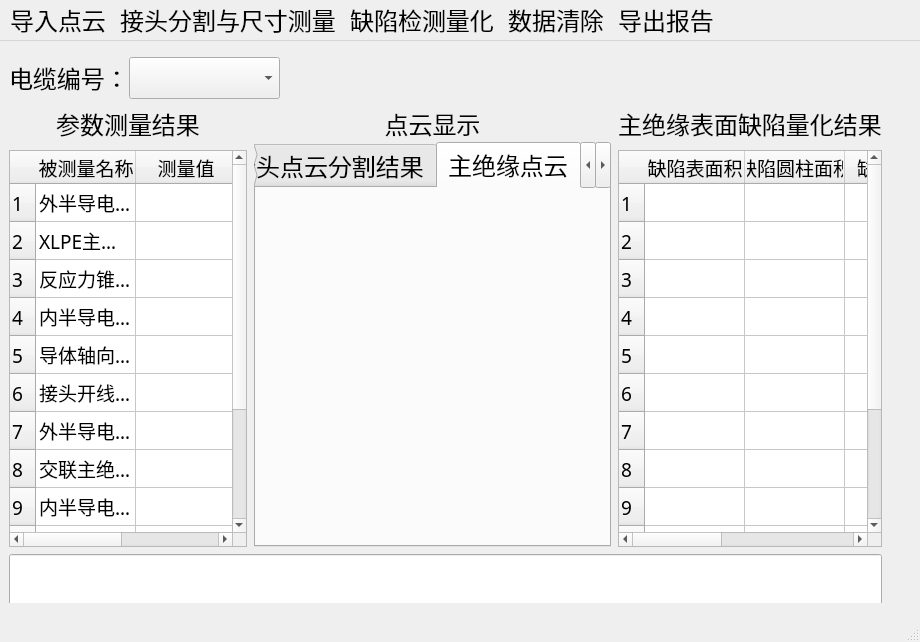
<?xml version="1.0" encoding="UTF-8"?>
<ui version="4.0">
 <class>MainWindow</class>
 <widget class="QMainWindow" name="MainWindow">
  <property name="geometry">
   <rect>
    <x>0</x>
    <y>0</y>
    <width>920</width>
    <height>642</height>
   </rect>
  </property>
  <property name="font">
   <font>
    <family>宋体</family>
    <pointsize>18</pointsize>
   </font>
  </property>
  <property name="windowTitle">
   <string>MainWindow</string>
  </property>
  <widget class="QWidget" name="centralwidget">
   <property name="font">
    <font>
     <family>宋体</family>
     <pointsize>18</pointsize>
    </font>
   </property>
   <widget class="QWidget" name="layoutWidget">
    <property name="geometry">
     <rect>
      <x>0</x>
      <y>10</y>
      <width>891</width>
      <height>571</height>
     </rect>
    </property>
    <layout class="QHBoxLayout" name="horizontalLayout_3" stretch="1,100,1">
     <property name="sizeConstraint">
      <enum>QLayout::SetDefaultConstraint</enum>
     </property>
     <item>
      <spacer name="horizontalSpacer_2">
       <property name="orientation">
        <enum>Qt::Horizontal</enum>
       </property>
       <property name="sizeHint" stdset="0">
        <size>
         <width>40</width>
         <height>20</height>
        </size>
       </property>
      </spacer>
     </item>
     <item>
      <layout class="QVBoxLayout" name="verticalLayout_7" stretch="1,100,1">
       <item>
        <spacer name="verticalSpacer">
         <property name="orientation">
          <enum>Qt::Vertical</enum>
         </property>
         <property name="sizeHint" stdset="0">
          <size>
           <width>20</width>
           <height>40</height>
          </size>
         </property>
        </spacer>
       </item>
       <item>
        <layout class="QGridLayout" name="gridLayout_2" rowstretch="1,50,7" rowminimumheight="0,0,0">
         <property name="sizeConstraint">
          <enum>QLayout::SetMinimumSize</enum>
         </property>
         <property name="verticalSpacing">
          <number>7</number>
         </property>
         <item row="0" column="0">
          <layout class="QHBoxLayout" name="horizontalLayout" stretch="0,20,80">
           <item>
            <widget class="QLabel" name="label">
             <property name="text">
              <string>电缆编号：</string>
             </property>
            </widget>
           </item>
           <item>
            <widget class="QComboBox" name="comboBox"/>
           </item>
           <item>
            <spacer name="horizontalSpacer">
             <property name="orientation">
              <enum>Qt::Horizontal</enum>
             </property>
             <property name="sizeType">
              <enum>QSizePolicy::Expanding</enum>
             </property>
             <property name="sizeHint" stdset="0">
              <size>
               <width>40</width>
               <height>20</height>
              </size>
             </property>
            </spacer>
           </item>
          </layout>
         </item>
         <item row="1" column="0">
          <layout class="QGridLayout" name="gridLayout" columnstretch="2,3,2" columnminimumwidth="0,0,0">
           <property name="horizontalSpacing">
            <number>7</number>
           </property>
           <item row="0" column="1">
            <layout class="QVBoxLayout" name="verticalLayout_5">
             <property name="sizeConstraint">
              <enum>QLayout::SetMinAndMaxSize</enum>
             </property>
             <item>
              <widget class="QLabel" name="label_8">
               <property name="text">
                <string>点云显示</string>
               </property>
               <property name="alignment">
                <set>Qt::AlignCenter</set>
               </property>
              </widget>
             </item>
             <item>
              <widget class="QTabWidget" name="tabWidget_3">
               <property name="currentIndex">
                <number>2</number>
               </property>
               <widget class="QWidget" name="tab_9">
                <attribute name="title">
                 <string>接头点云</string>
                </attribute>
                <widget class="QWidget" name="verticalLayoutWidget_3">
                 <property name="geometry">
                  <rect>
                   <x>10</x>
                   <y>10</y>
                   <width>331</width>
                   <height>411</height>
                  </rect>
                 </property>
                 <layout class="QVBoxLayout" name="verticalLayout_3" stretch="0">
                  <property name="sizeConstraint">
                   <enum>QLayout::SetDefaultConstraint</enum>
                  </property>
                  <item>
                   <widget class="QVTKWidget" name="qvtkWidget2_10" native="true"/>
                  </item>
                 </layout>
                </widget>
               </widget>
               <widget class="QWidget" name="tab_10">
                <attribute name="title">
                 <string>接头点云分割结果</string>
                </attribute>
                <widget class="QWidget" name="verticalLayoutWidget_2">
                 <property name="geometry">
                  <rect>
                   <x>0</x>
                   <y>9</y>
                   <width>351</width>
                   <height>411</height>
                  </rect>
                 </property>
                 <layout class="QVBoxLayout" name="verticalLayout">
                  <property name="sizeConstraint">
                   <enum>QLayout::SetDefaultConstraint</enum>
                  </property>
                  <item>
                   <widget class="QVTKWidget" name="qvtkWidget2_11" native="true"/>
                  </item>
                 </layout>
                </widget>
               </widget>
               <widget class="QWidget" name="tab_11">
                <attribute name="title">
                 <string>主绝缘点云</string>
                </attribute>
                <widget class="QWidget" name="horizontalLayoutWidget">
                 <property name="geometry">
                  <rect>
                   <x>0</x>
                   <y>-1</y>
                   <width>351</width>
                   <height>421</height>
                  </rect>
                 </property>
                 <layout class="QHBoxLayout" name="horizontalLayout_2">
                  <property name="sizeConstraint">
                   <enum>QLayout::SetDefaultConstraint</enum>
                  </property>
                  <item>
                   <widget class="QVTKWidget" name="qvtkWidget2_12" native="true"/>
                  </item>
                 </layout>
                </widget>
               </widget>
               <widget class="QWidget" name="tab_12">
                <attribute name="title">
                 <string>主绝缘表面缺陷检测结果</string>
                </attribute>
                <widget class="QWidget" name="verticalLayoutWidget">
                 <property name="geometry">
                  <rect>
                   <x>0</x>
                   <y>0</y>
                   <width>301</width>
                   <height>401</height>
                  </rect>
                 </property>
                 <layout class="QVBoxLayout" name="verticalLayout_8" stretch="16,1">
                  <property name="spacing">
                   <number>7</number>
                  </property>
                  <property name="sizeConstraint">
                   <enum>QLayout::SetDefaultConstraint</enum>
                  </property>
                  <item>
                   <widget class="QVTKWidget" name="qvtkWidget2_13" native="true"/>
                  </item>
                  <item>
                   <widget class="QLabel" name="label_9">
                    <property name="text">
                     <string>TextLabel</string>
                    </property>
                    <property name="alignment">
                     <set>Qt::AlignCenter</set>
                    </property>
                   </widget>
                  </item>
                 </layout>
                </widget>
               </widget>
              </widget>
             </item>
            </layout>
           </item>
           <item row="0" column="0">
            <layout class="QVBoxLayout" name="verticalLayout_2" stretch="1,1,50">
             <item>
              <widget class="QLabel" name="label_2">
               <property name="text">
                <string>参数测量结果</string>
               </property>
               <property name="alignment">
                <set>Qt::AlignCenter</set>
               </property>
              </widget>
             </item>
             <item>
              <spacer name="verticalSpacer_4">
               <property name="orientation">
                <enum>Qt::Vertical</enum>
               </property>
               <property name="sizeHint" stdset="0">
                <size>
                 <width>20</width>
                 <height>40</height>
                </size>
               </property>
              </spacer>
             </item>
             <item>
              <widget class="QTableWidget" name="tableWidget">
               <property name="font">
                <font>
                 <family>宋体</family>
                 <pointsize>14</pointsize>
                </font>
               </property>
               <attribute name="horizontalHeaderStretchLastSection">
                <bool>true</bool>
               </attribute>
               <attribute name="verticalHeaderStretchLastSection">
                <bool>true</bool>
               </attribute>
               <row>
                <property name="text">
                 <string>1</string>
                </property>
               </row>
               <row>
                <property name="text">
                 <string>2</string>
                </property>
               </row>
               <row>
                <property name="text">
                 <string>3</string>
                </property>
               </row>
               <row>
                <property name="text">
                 <string>4</string>
                </property>
               </row>
               <row>
                <property name="text">
                 <string>5</string>
                </property>
               </row>
               <row>
                <property name="text">
                 <string>6</string>
                </property>
               </row>
               <row>
                <property name="text">
                 <string>7</string>
                </property>
               </row>
               <row>
                <property name="text">
                 <string>8</string>
                </property>
               </row>
               <row>
                <property name="text">
                 <string>9</string>
                </property>
               </row>
               <row>
                <property name="text">
                 <string>10</string>
                </property>
               </row>
               <row>
                <property name="text">
                 <string>11</string>
                </property>
               </row>
               <row>
                <property name="text">
                 <string>12</string>
                </property>
               </row>
               <row>
                <property name="text">
                 <string/>
                </property>
               </row>
               <column>
                <property name="text">
                 <string>被测量名称</string>
                </property>
               </column>
               <column>
                <property name="text">
                 <string>测量值</string>
                </property>
               </column>
               <item row="0" column="0">
                <property name="text">
                 <string>外半导电过渡带轴向高度</string>
                </property>
                <property name="font">
                 <font>
                  <family>宋体</family>
                  <pointsize>14</pointsize>
                 </font>
                </property>
               </item>
               <item row="0" column="1">
                <property name="font">
                 <font>
                  <family>宋体</family>
                  <pointsize>14</pointsize>
                 </font>
                </property>
               </item>
               <item row="1" column="0">
                <property name="text">
                 <string>XLPE主绝缘轴向高度</string>
                </property>
                <property name="font">
                 <font>
                  <family>宋体</family>
                  <pointsize>14</pointsize>
                 </font>
                </property>
               </item>
               <item row="1" column="1">
                <property name="font">
                 <font>
                  <family>宋体</family>
                  <pointsize>14</pointsize>
                 </font>
                </property>
               </item>
               <item row="2" column="0">
                <property name="text">
                 <string>反应力锥轴向高度</string>
                </property>
                <property name="font">
                 <font>
                  <family>宋体</family>
                  <pointsize>14</pointsize>
                 </font>
                </property>
               </item>
               <item row="2" column="1">
                <property name="font">
                 <font>
                  <family>宋体</family>
                  <pointsize>14</pointsize>
                 </font>
                </property>
               </item>
               <item row="3" column="0">
                <property name="text">
                 <string>内半导电层轴向高度</string>
                </property>
                <property name="font">
                 <font>
                  <family>宋体</family>
                  <pointsize>14</pointsize>
                 </font>
                </property>
               </item>
               <item row="3" column="1">
                <property name="font">
                 <font>
                  <family>宋体</family>
                  <pointsize>14</pointsize>
                 </font>
                </property>
               </item>
               <item row="4" column="0">
                <property name="text">
                 <string>导体轴向高度</string>
                </property>
                <property name="font">
                 <font>
                  <family>宋体</family>
                  <pointsize>14</pointsize>
                 </font>
                </property>
               </item>
               <item row="4" column="1">
                <property name="font">
                 <font>
                  <family>宋体</family>
                  <pointsize>14</pointsize>
                 </font>
                </property>
               </item>
               <item row="5" column="0">
                <property name="text">
                 <string>接头开线轴向高度</string>
                </property>
                <property name="font">
                 <font>
                  <family>宋体</family>
                  <pointsize>14</pointsize>
                 </font>
                </property>
               </item>
               <item row="5" column="1">
                <property name="font">
                 <font>
                  <family>宋体</family>
                  <pointsize>14</pointsize>
                 </font>
                </property>
               </item>
               <item row="6" column="0">
                <property name="text">
                 <string>外半导电层区域外径</string>
                </property>
                <property name="font">
                 <font>
                  <family>宋体</family>
                  <pointsize>14</pointsize>
                 </font>
                </property>
               </item>
               <item row="6" column="1">
                <property name="font">
                 <font>
                  <family>宋体</family>
                  <pointsize>14</pointsize>
                 </font>
                </property>
               </item>
               <item row="7" column="0">
                <property name="text">
                 <string>交联主绝缘区域外径</string>
                </property>
                <property name="font">
                 <font>
                  <family>宋体</family>
                  <pointsize>14</pointsize>
                 </font>
                </property>
               </item>
               <item row="7" column="1">
                <property name="font">
                 <font>
                  <family>宋体</family>
                  <pointsize>14</pointsize>
                 </font>
                </property>
               </item>
               <item row="8" column="0">
                <property name="text">
                 <string>内半导电层区域外径</string>
                </property>
                <property name="font">
                 <font>
                  <family>宋体</family>
                  <pointsize>14</pointsize>
                 </font>
                </property>
               </item>
               <item row="8" column="1">
                <property name="font">
                 <font>
                  <family>宋体</family>
                  <pointsize>14</pointsize>
                 </font>
                </property>
               </item>
               <item row="9" column="0">
                <property name="text">
                 <string>导体区域外径</string>
                </property>
                <property name="font">
                 <font>
                  <family>宋体</family>
                  <pointsize>14</pointsize>
                 </font>
                </property>
               </item>
               <item row="9" column="1">
                <property name="font">
                 <font>
                  <family>宋体</family>
                  <pointsize>14</pointsize>
                 </font>
                </property>
               </item>
               <item row="10" column="0">
                <property name="text">
                 <string>外半导电过渡带倾斜角度</string>
                </property>
                <property name="font">
                 <font>
                  <family>宋体</family>
                  <pointsize>14</pointsize>
                 </font>
                </property>
               </item>
               <item row="10" column="1">
                <property name="font">
                 <font>
                  <family>宋体</family>
                  <pointsize>14</pointsize>
                 </font>
                </property>
               </item>
               <item row="11" column="0">
                <property name="text">
                 <string>反应力锥倾斜角度</string>
                </property>
                <property name="font">
                 <font>
                  <family>宋体</family>
                  <pointsize>14</pointsize>
                 </font>
                </property>
               </item>
               <item row="11" column="1">
                <property name="font">
                 <font>
                  <family>宋体</family>
                  <pointsize>14</pointsize>
                 </font>
                </property>
               </item>
              </widget>
             </item>
            </layout>
           </item>
           <item row="0" column="2">
            <layout class="QVBoxLayout" name="verticalLayout_6" stretch="1,1,50">
             <item>
              <widget class="QLabel" name="label_10">
               <property name="text">
                <string>主绝缘表面缺陷量化结果</string>
               </property>
               <property name="alignment">
                <set>Qt::AlignCenter</set>
               </property>
              </widget>
             </item>
             <item>
              <spacer name="verticalSpacer_3">
               <property name="orientation">
                <enum>Qt::Vertical</enum>
               </property>
               <property name="sizeHint" stdset="0">
                <size>
                 <width>20</width>
                 <height>40</height>
                </size>
               </property>
              </spacer>
             </item>
             <item>
              <widget class="QTableWidget" name="tableWidget_3">
               <property name="font">
                <font>
                 <family>宋体</family>
                 <pointsize>14</pointsize>
                </font>
               </property>
               <attribute name="horizontalHeaderStretchLastSection">
                <bool>true</bool>
               </attribute>
               <attribute name="verticalHeaderStretchLastSection">
                <bool>true</bool>
               </attribute>
               <row>
                <property name="text">
                 <string>1</string>
                </property>
               </row>
               <row>
                <property name="text">
                 <string>2</string>
                </property>
               </row>
               <row>
                <property name="text">
                 <string>3</string>
                </property>
               </row>
               <row>
                <property name="text">
                 <string>4</string>
                </property>
               </row>
               <row>
                <property name="text">
                 <string>5</string>
                </property>
               </row>
               <row>
                <property name="text">
                 <string>6</string>
                </property>
               </row>
               <row>
                <property name="text">
                 <string>7</string>
                </property>
               </row>
               <row>
                <property name="text">
                 <string>8</string>
                </property>
               </row>
               <row>
                <property name="text">
                 <string>9</string>
                </property>
               </row>
               <row>
                <property name="text">
                 <string>10</string>
                </property>
               </row>
               <row>
                <property name="text">
                 <string>11</string>
                </property>
               </row>
               <row>
                <property name="text">
                 <string>12</string>
                </property>
               </row>
               <row>
                <property name="text">
                 <string/>
                </property>
               </row>
               <column>
                <property name="text">
                 <string>缺陷表面积</string>
                </property>
               </column>
               <column>
                <property name="text">
                 <string>缺陷圆柱面积</string>
                </property>
               </column>
               <column>
                <property name="text">
                 <string>缺陷体积</string>
                </property>
               </column>
               <column>
                <property name="text">
                 <string>缺陷到顶端距离</string>
                </property>
               </column>
               <column>
                <property name="text">
                 <string>凹(凸)值</string>
                </property>
               </column>
               <item row="0" column="0">
                <property name="text">
                 <string/>
                </property>
                <property name="font">
                 <font>
                  <family>宋体</family>
                  <pointsize>14</pointsize>
                 </font>
                </property>
               </item>
               <item row="0" column="1">
                <property name="font">
                 <font>
                  <family>宋体</family>
                  <pointsize>14</pointsize>
                 </font>
                </property>
               </item>
               <item row="0" column="2">
                <property name="font">
                 <font>
                  <family>宋体</family>
                  <pointsize>14</pointsize>
                 </font>
                </property>
               </item>
               <item row="0" column="3">
                <property name="font">
                 <font>
                  <family>宋体</family>
                  <pointsize>14</pointsize>
                 </font>
                </property>
               </item>
               <item row="0" column="4">
                <property name="font">
                 <font>
                  <family>宋体</family>
                  <pointsize>14</pointsize>
                 </font>
                </property>
               </item>
               <item row="1" column="0">
                <property name="font">
                 <font>
                  <family>宋体</family>
                  <pointsize>14</pointsize>
                 </font>
                </property>
               </item>
               <item row="1" column="1">
                <property name="font">
                 <font>
                  <family>宋体</family>
                  <pointsize>14</pointsize>
                 </font>
                </property>
               </item>
               <item row="1" column="2">
                <property name="font">
                 <font>
                  <family>宋体</family>
                  <pointsize>14</pointsize>
                 </font>
                </property>
               </item>
               <item row="1" column="3">
                <property name="font">
                 <font>
                  <family>宋体</family>
                  <pointsize>14</pointsize>
                 </font>
                </property>
               </item>
               <item row="1" column="4">
                <property name="font">
                 <font>
                  <family>宋体</family>
                  <pointsize>14</pointsize>
                 </font>
                </property>
               </item>
               <item row="2" column="0">
                <property name="font">
                 <font>
                  <family>宋体</family>
                  <pointsize>14</pointsize>
                 </font>
                </property>
               </item>
               <item row="2" column="1">
                <property name="font">
                 <font>
                  <family>宋体</family>
                  <pointsize>14</pointsize>
                 </font>
                </property>
               </item>
               <item row="2" column="2">
                <property name="font">
                 <font>
                  <family>宋体</family>
                  <pointsize>14</pointsize>
                 </font>
                </property>
               </item>
               <item row="2" column="3">
                <property name="font">
                 <font>
                  <family>宋体</family>
                  <pointsize>14</pointsize>
                 </font>
                </property>
               </item>
               <item row="2" column="4">
                <property name="font">
                 <font>
                  <family>宋体</family>
                  <pointsize>14</pointsize>
                 </font>
                </property>
               </item>
               <item row="3" column="0">
                <property name="font">
                 <font>
                  <family>宋体</family>
                  <pointsize>14</pointsize>
                 </font>
                </property>
               </item>
               <item row="3" column="1">
                <property name="font">
                 <font>
                  <family>宋体</family>
                  <pointsize>14</pointsize>
                 </font>
                </property>
               </item>
               <item row="3" column="2">
                <property name="font">
                 <font>
                  <family>宋体</family>
                  <pointsize>14</pointsize>
                 </font>
                </property>
               </item>
               <item row="3" column="3">
                <property name="font">
                 <font>
                  <family>宋体</family>
                  <pointsize>14</pointsize>
                 </font>
                </property>
               </item>
               <item row="3" column="4">
                <property name="font">
                 <font>
                  <family>宋体</family>
                  <pointsize>14</pointsize>
                 </font>
                </property>
               </item>
               <item row="4" column="1">
                <property name="font">
                 <font>
                  <family>宋体</family>
                  <pointsize>14</pointsize>
                 </font>
                </property>
               </item>
               <item row="4" column="2">
                <property name="font">
                 <font>
                  <family>宋体</family>
                  <pointsize>14</pointsize>
                 </font>
                </property>
               </item>
               <item row="4" column="3">
                <property name="font">
                 <font>
                  <family>宋体</family>
                  <pointsize>14</pointsize>
                 </font>
                </property>
               </item>
               <item row="4" column="4">
                <property name="font">
                 <font>
                  <family>宋体</family>
                  <pointsize>14</pointsize>
                 </font>
                </property>
               </item>
               <item row="5" column="0">
                <property name="font">
                 <font>
                  <family>宋体</family>
                  <pointsize>14</pointsize>
                 </font>
                </property>
               </item>
               <item row="5" column="1">
                <property name="font">
                 <font>
                  <family>宋体</family>
                  <pointsize>14</pointsize>
                 </font>
                </property>
               </item>
               <item row="5" column="2">
                <property name="font">
                 <font>
                  <family>宋体</family>
                  <pointsize>14</pointsize>
                 </font>
                </property>
               </item>
               <item row="5" column="3">
                <property name="font">
                 <font>
                  <family>宋体</family>
                  <pointsize>14</pointsize>
                 </font>
                </property>
               </item>
               <item row="5" column="4">
                <property name="font">
                 <font>
                  <family>宋体</family>
                  <pointsize>14</pointsize>
                 </font>
                </property>
               </item>
               <item row="6" column="0">
                <property name="font">
                 <font>
                  <family>宋体</family>
                  <pointsize>14</pointsize>
                 </font>
                </property>
               </item>
               <item row="6" column="1">
                <property name="font">
                 <font>
                  <family>宋体</family>
                  <pointsize>14</pointsize>
                 </font>
                </property>
               </item>
               <item row="6" column="2">
                <property name="font">
                 <font>
                  <family>宋体</family>
                  <pointsize>14</pointsize>
                 </font>
                </property>
               </item>
               <item row="6" column="3">
                <property name="font">
                 <font>
                  <family>宋体</family>
                  <pointsize>14</pointsize>
                 </font>
                </property>
               </item>
               <item row="6" column="4">
                <property name="font">
                 <font>
                  <family>宋体</family>
                  <pointsize>14</pointsize>
                 </font>
                </property>
               </item>
               <item row="7" column="0">
                <property name="font">
                 <font>
                  <family>宋体</family>
                  <pointsize>14</pointsize>
                 </font>
                </property>
               </item>
               <item row="7" column="1">
                <property name="font">
                 <font>
                  <family>宋体</family>
                  <pointsize>14</pointsize>
                 </font>
                </property>
               </item>
               <item row="7" column="2">
                <property name="font">
                 <font>
                  <family>宋体</family>
                  <pointsize>14</pointsize>
                 </font>
                </property>
               </item>
               <item row="7" column="3">
                <property name="font">
                 <font>
                  <family>宋体</family>
                  <pointsize>14</pointsize>
                 </font>
                </property>
               </item>
               <item row="7" column="4">
                <property name="font">
                 <font>
                  <family>宋体</family>
                  <pointsize>14</pointsize>
                 </font>
                </property>
               </item>
               <item row="8" column="0">
                <property name="font">
                 <font>
                  <family>宋体</family>
                  <pointsize>14</pointsize>
                 </font>
                </property>
               </item>
               <item row="8" column="1">
                <property name="font">
                 <font>
                  <family>宋体</family>
                  <pointsize>14</pointsize>
                 </font>
                </property>
               </item>
               <item row="8" column="2">
                <property name="font">
                 <font>
                  <family>宋体</family>
                  <pointsize>14</pointsize>
                 </font>
                </property>
               </item>
               <item row="8" column="3">
                <property name="font">
                 <font>
                  <family>宋体</family>
                  <pointsize>14</pointsize>
                 </font>
                </property>
               </item>
               <item row="8" column="4">
                <property name="font">
                 <font>
                  <family>宋体</family>
                  <pointsize>14</pointsize>
                 </font>
                </property>
               </item>
               <item row="9" column="0">
                <property name="font">
                 <font>
                  <family>宋体</family>
                  <pointsize>14</pointsize>
                 </font>
                </property>
               </item>
               <item row="9" column="1">
                <property name="font">
                 <font>
                  <family>宋体</family>
                  <pointsize>14</pointsize>
                 </font>
                </property>
               </item>
               <item row="9" column="2">
                <property name="font">
                 <font>
                  <family>宋体</family>
                  <pointsize>14</pointsize>
                 </font>
                </property>
               </item>
               <item row="9" column="3">
                <property name="font">
                 <font>
                  <family>宋体</family>
                  <pointsize>14</pointsize>
                 </font>
                </property>
               </item>
               <item row="9" column="4">
                <property name="font">
                 <font>
                  <family>宋体</family>
                  <pointsize>14</pointsize>
                 </font>
                </property>
               </item>
               <item row="10" column="0">
                <property name="font">
                 <font>
                  <family>宋体</family>
                  <pointsize>14</pointsize>
                 </font>
                </property>
               </item>
               <item row="10" column="1">
                <property name="font">
                 <font>
                  <family>宋体</family>
                  <pointsize>14</pointsize>
                 </font>
                </property>
               </item>
               <item row="10" column="2">
                <property name="font">
                 <font>
                  <family>宋体</family>
                  <pointsize>14</pointsize>
                 </font>
                </property>
               </item>
               <item row="10" column="3">
                <property name="font">
                 <font>
                  <family>宋体</family>
                  <pointsize>14</pointsize>
                 </font>
                </property>
               </item>
               <item row="10" column="4">
                <property name="font">
                 <font>
                  <family>宋体</family>
                  <pointsize>14</pointsize>
                 </font>
                </property>
               </item>
               <item row="11" column="0">
                <property name="font">
                 <font>
                  <family>宋体</family>
                  <pointsize>14</pointsize>
                 </font>
                </property>
               </item>
               <item row="11" column="1">
                <property name="font">
                 <font>
                  <family>宋体</family>
                  <pointsize>14</pointsize>
                 </font>
                </property>
               </item>
               <item row="11" column="2">
                <property name="font">
                 <font>
                  <family>宋体</family>
                  <pointsize>14</pointsize>
                 </font>
                </property>
               </item>
               <item row="11" column="3">
                <property name="font">
                 <font>
                  <family>宋体</family>
                  <pointsize>14</pointsize>
                 </font>
                </property>
               </item>
               <item row="11" column="4">
                <property name="font">
                 <font>
                  <family>宋体</family>
                  <pointsize>14</pointsize>
                 </font>
                </property>
               </item>
              </widget>
             </item>
            </layout>
           </item>
          </layout>
         </item>
         <item row="2" column="0">
          <widget class="QLineEdit" name="lineEdit">
           <property name="sizePolicy">
            <sizepolicy hsizetype="Expanding" vsizetype="Expanding">
             <horstretch>0</horstretch>
             <verstretch>0</verstretch>
            </sizepolicy>
           </property>
          </widget>
         </item>
        </layout>
       </item>
       <item>
        <spacer name="verticalSpacer_2">
         <property name="orientation">
          <enum>Qt::Vertical</enum>
         </property>
         <property name="sizeHint" stdset="0">
          <size>
           <width>20</width>
           <height>40</height>
          </size>
         </property>
        </spacer>
       </item>
      </layout>
     </item>
     <item>
      <spacer name="horizontalSpacer_3">
       <property name="orientation">
        <enum>Qt::Horizontal</enum>
       </property>
       <property name="sizeHint" stdset="0">
        <size>
         <width>40</width>
         <height>20</height>
        </size>
       </property>
      </spacer>
     </item>
    </layout>
   </widget>
  </widget>
  <widget class="QMenuBar" name="menubar">
   <property name="geometry">
    <rect>
     <x>0</x>
     <y>0</y>
     <width>920</width>
     <height>30</height>
    </rect>
   </property>
   <property name="font">
    <font>
     <family>宋体</family>
     <pointsize>18</pointsize>
    </font>
   </property>
   <widget class="QMenu" name="menu">
    <property name="font">
     <font>
      <family>宋体</family>
      <pointsize>18</pointsize>
     </font>
    </property>
    <property name="title">
     <string>导入点云</string>
    </property>
    <addaction name="action"/>
   </widget>
   <widget class="QMenu" name="menu_2">
    <property name="title">
     <string>接头分割与尺寸测量</string>
    </property>
    <addaction name="action_2"/>
   </widget>
   <widget class="QMenu" name="menu_3">
    <property name="title">
     <string>缺陷检测量化</string>
    </property>
    <addaction name="action_3"/>
   </widget>
   <widget class="QMenu" name="menu_4">
    <property name="title">
     <string>数据清除</string>
    </property>
    <addaction name="action_4"/>
   </widget>
   <widget class="QMenu" name="menu_5">
    <property name="title">
     <string>导出报告</string>
    </property>
    <addaction name="action_5"/>
   </widget>
   <addaction name="menu"/>
   <addaction name="menu_2"/>
   <addaction name="menu_3"/>
   <addaction name="menu_4"/>
   <addaction name="menu_5"/>
  </widget>
  <widget class="QStatusBar" name="statusbar"/>
  <action name="action">
   <property name="text">
    <string>导入点云</string>
   </property>
   <property name="font">
    <font>
     <family>宋体</family>
     <pointsize>18</pointsize>
    </font>
   </property>
  </action>
  <action name="action_2">
   <property name="text">
    <string>接头分割与尺寸测量</string>
   </property>
   <property name="font">
    <font>
     <family>宋体</family>
     <pointsize>18</pointsize>
    </font>
   </property>
  </action>
  <action name="action_3">
   <property name="text">
    <string>缺陷检测量化</string>
   </property>
   <property name="font">
    <font>
     <family>宋体</family>
     <pointsize>18</pointsize>
    </font>
   </property>
  </action>
  <action name="action_4">
   <property name="text">
    <string>数据清除</string>
   </property>
   <property name="font">
    <font>
     <family>宋体</family>
     <pointsize>18</pointsize>
    </font>
   </property>
  </action>
  <action name="action_5">
   <property name="text">
    <string>导出报告</string>
   </property>
   <property name="font">
    <font>
     <family>宋体</family>
     <pointsize>18</pointsize>
    </font>
   </property>
  </action>
 </widget>
 <customwidgets>
  <customwidget>
   <class>QVTKWidget</class>
   <extends>QWidget</extends>
   <header>QVTKWidget.h</header>
  </customwidget>
 </customwidgets>
 <resources/>
 <connections/>
</ui>
